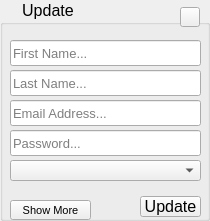
   <widget class="QGroupBox" name="updateForm">
    <property name="geometry">
     <rect>
      <x>270</x>
      <y>50</y>
      <width>210</width>
      <height>221</height>
     </rect>
    </property>
    <property name="font">
     <font>
      <pointsize>12</pointsize>
      <fontweight>Thin</fontweight>
     </font>
    </property>
    <property name="layoutDirection">
     <enum>Qt::LayoutDirection::LeftToRight</enum>
    </property>
    <property name="styleSheet">
     <string notr="true"/>
    </property>
    <property name="title">
     <string>     Update </string>
    </property>
    <widget class="QLineEdit" name="firstNameInsert_2">
     <property name="geometry">
      <rect>
       <x>10</x>
       <y>40</y>
       <width>191</width>
       <height>26</height>
      </rect>
     </property>
     <property name="font">
      <font>
       <pointsize>10</pointsize>
      </font>
     </property>
     <property name="styleSheet">
      <string notr="true"/>
     </property>
     <property name="placeholderText">
      <string>First Name...</string>
     </property>
    </widget>
    <widget class="QPushButton" name="Cancel_form_2">
     <property name="geometry">
      <rect>
       <x>180</x>
       <y>7</y>
       <width>20</width>
       <height>20</height>
      </rect>
     </property>
     <property name="cursor">
      <cursorShape>PointingHandCursor</cursorShape>
     </property>
     <property name="styleSheet">
      <string notr="true"/>
     </property>
     <property name="text">
      <string/>
     </property>
     <property name="icon">
      <iconset>
       <normaloff>../assets/Employees/Close.png</normaloff>../assets/Employees/Close.png</iconset>
     </property>
    </widget>
    <widget class="QPushButton" name="updateBtn">
     <property name="geometry">
      <rect>
       <x>140</x>
       <y>196</y>
       <width>61</width>
       <height>21</height>
      </rect>
     </property>
     <property name="cursor">
      <cursorShape>PointingHandCursor</cursorShape>
     </property>
     <property name="styleSheet">
      <string notr="true"/>
     </property>
     <property name="text">
      <string>Update</string>
     </property>
    </widget>
    <widget class="QLineEdit" name="lastNameInsert_2">
     <property name="geometry">
      <rect>
       <x>10</x>
       <y>70</y>
       <width>191</width>
       <height>26</height>
      </rect>
     </property>
     <property name="font">
      <font>
       <pointsize>10</pointsize>
      </font>
     </property>
     <property name="styleSheet">
      <string notr="true"/>
     </property>
     <property name="placeholderText">
      <string>Last Name...</string>
     </property>
    </widget>
    <widget class="QLineEdit" name="emailNameInsert_2">
     <property name="geometry">
      <rect>
       <x>10</x>
       <y>100</y>
       <width>191</width>
       <height>26</height>
      </rect>
     </property>
     <property name="font">
      <font>
       <pointsize>10</pointsize>
      </font>
     </property>
     <property name="styleSheet">
      <string notr="true"/>
     </property>
     <property name="placeholderText">
      <string>Email Address...</string>
     </property>
    </widget>
    <widget class="QLineEdit" name="passwordNameInsert_2">
     <property name="geometry">
      <rect>
       <x>10</x>
       <y>130</y>
       <width>191</width>
       <height>26</height>
      </rect>
     </property>
     <property name="font">
      <font>
       <pointsize>10</pointsize>
      </font>
     </property>
     <property name="styleSheet">
      <string notr="true"/>
     </property>
     <property name="placeholderText">
      <string>Password...</string>
     </property>
    </widget>
    <widget class="QComboBox" name="departmentInsert_2">
     <property name="geometry">
      <rect>
       <x>10</x>
       <y>160</y>
       <width>191</width>
       <height>21</height>
      </rect>
     </property>
     <property name="font">
      <font>
       <pointsize>10</pointsize>
      </font>
     </property>
     <property name="styleSheet">
      <string notr="true"/>
     </property>
     <property name="placeholderText">
      <string>Department ...</string>
     </property>
     <item>
      <property name="text">
       <string>Commercial</string>
      </property>
      <property name="icon">
       <iconset>
        <normaloff>../assets/global/icons8-salesman-50.png</normaloff>../assets/global/icons8-salesman-50.png</iconset>
      </property>
     </item>
     <item>
      <property name="text">
       <string>Shops</string>
      </property>
      <property name="icon">
       <iconset>
        <normaloff>../assets/global/icons8-shop-50.png</normaloff>../assets/global/icons8-shop-50.png</iconset>
      </property>
     </item>
     <item>
      <property name="text">
       <string>Partners</string>
      </property>
      <property name="icon">
       <iconset>
        <normaloff>../assets/global/icons8-handshake-50.png</normaloff>../assets/global/icons8-handshake-50.png</iconset>
      </property>
     </item>
     <item>
      <property name="text">
       <string>Events</string>
      </property>
      <property name="icon">
       <iconset>
        <normaloff>../assets/global/icons8-event-50.png</normaloff>../assets/global/icons8-event-50.png</iconset>
      </property>
     </item>
     <item>
      <property name="text">
       <string>Personals</string>
      </property>
      <property name="icon">
       <iconset>
        <normaloff>../assets/global/icons8-user-groups-48.png</normaloff>../assets/global/icons8-user-groups-48.png</iconset>
      </property>
     </item>
     <item>
      <property name="text">
       <string>Employees</string>
      </property>
      <property name="icon">
       <iconset>
        <normaloff>../assets/global/icons8-employees-24.png</normaloff>../assets/global/icons8-employees-24.png</iconset>
      </property>
     </item>
    </widget>
    <widget class="QLabel" name="label_11">
     <property name="geometry">
      <rect>
       <x>17</x>
       <y>45</y>
       <width>16</width>
       <height>16</height>
      </rect>
     </property>
     <property name="text">
      <string/>
     </property>
     <property name="pixmap">
      <pixmap>../assets/global/icons8-letters-30.png</pixmap>
     </property>
     <property name="scaledContents">
      <bool>true</bool>
     </property>
    </widget>
    <widget class="QLabel" name="label_12">
     <property name="geometry">
      <rect>
       <x>17</x>
       <y>75</y>
       <width>16</width>
       <height>16</height>
      </rect>
     </property>
     <property name="text">
      <string/>
     </property>
     <property name="pixmap">
      <pixmap>../assets/global/icons8-letters-30.png</pixmap>
     </property>
     <property name="scaledContents">
      <bool>true</bool>
     </property>
    </widget>
    <widget class="QLabel" name="label_13">
     <property name="geometry">
      <rect>
       <x>18</x>
       <y>105</y>
       <width>16</width>
       <height>16</height>
      </rect>
     </property>
     <property name="text">
      <string/>
     </property>
     <property name="pixmap">
      <pixmap>../assets/login imgs/icons8-email-50.png</pixmap>
     </property>
     <property name="scaledContents">
      <bool>true</bool>
     </property>
    </widget>
    <widget class="QLabel" name="label_14">
     <property name="geometry">
      <rect>
       <x>18</x>
       <y>135</y>
       <width>16</width>
       <height>16</height>
      </rect>
     </property>
     <property name="text">
      <string/>
     </property>
     <property name="pixmap">
      <pixmap>../assets/global/icons8-lock-24.png</pixmap>
     </property>
     <property name="scaledContents">
      <bool>true</bool>
     </property>
    </widget>
    <widget class="QPushButton" name="show_2">
     <property name="geometry">
      <rect>
       <x>10</x>
       <y>200</y>
       <width>81</width>
       <height>20</height>
      </rect>
     </property>
     <property name="font">
      <font>
       <pointsize>8</pointsize>
       <kerning>false</kerning>
      </font>
     </property>
     <property name="cursor">
      <cursorShape>PointingHandCursor</cursorShape>
     </property>
     <property name="text">
      <string>Show More</string>
     </property>
     <property name="icon">
      <iconset>
       <normaloff>../assets/Employees/icons8-right.png</normaloff>../assets/Employees/icons8-right.png</iconset>
     </property>
     <property name="iconSize">
      <size>
       <width>16</width>
       <height>16</height>
      </size>
     </property>
     <property name="checkable">
      <bool>true</bool>
     </property>
    </widget>
    <widget class="QLineEdit" name="jobInsert_2">
     <property name="geometry">
      <rect>
       <x>210</x>
       <y>40</y>
       <width>191</width>
       <height>26</height>
      </rect>
     </property>
     <property name="font">
      <font>
       <pointsize>10</pointsize>
      </font>
     </property>
     <property name="styleSheet">
      <string notr="true"/>
     </property>
     <property name="placeholderText">
      <string>Job Title...</string>
     </property>
    </widget>
    <widget class="QLabel" name="label_15">
     <property name="geometry">
      <rect>
       <x>217</x>
       <y>45</y>
       <width>16</width>
       <height>16</height>
      </rect>
     </property>
     <property name="text">
      <string/>
     </property>
     <property name="pixmap">
      <pixmap>../assets/Employees/icons8-job-50.png</pixmap>
     </property>
     <property name="scaledContents">
      <bool>true</bool>
     </property>
    </widget>
    <widget class="QLineEdit" name="salaryInsert_2">
     <property name="geometry">
      <rect>
       <x>210</x>
       <y>70</y>
       <width>191</width>
       <height>26</height>
      </rect>
     </property>
     <property name="font">
      <font>
       <pointsize>10</pointsize>
      </font>
     </property>
     <property name="styleSheet">
      <string notr="true"/>
     </property>
     <property name="placeholderText">
      <string>Salary...</string>
     </property>
    </widget>
    <widget class="QLabel" name="label_16">
     <property name="geometry">
      <rect>
       <x>217</x>
       <y>75</y>
       <width>16</width>
       <height>16</height>
      </rect>
     </property>
     <property name="text">
      <string/>
     </property>
     <property name="pixmap">
      <pixmap>../assets/Employees/icons8-money-32.png</pixmap>
     </property>
     <property name="scaledContents">
      <bool>true</bool>
     </property>
    </widget>
    <widget class="QDateEdit" name="birthdateInsert_2">
     <property name="geometry">
      <rect>
       <x>210</x>
       <y>160</y>
       <width>191</width>
       <height>21</height>
      </rect>
     </property>
     <property name="font">
      <font>
       <pointsize>10</pointsize>
      </font>
     </property>
    </widget>
    <widget class="QLineEdit" name="telInsert_2">
     <property name="geometry">
      <rect>
       <x>210</x>
       <y>100</y>
       <width>191</width>
       <height>26</height>
      </rect>
     </property>
     <property name="font">
      <font>
       <pointsize>10</pointsize>
      </font>
     </property>
     <property name="styleSheet">
      <string notr="true"/>
     </property>
     <property name="placeholderText">
      <string>(+216) XX XX XX XX</string>
     </property>
    </widget>
    <widget class="QLabel" name="label_17">
     <property name="geometry">
      <rect>
       <x>217</x>
       <y>105</y>
       <width>16</width>
       <height>16</height>
      </rect>
     </property>
     <property name="text">
      <string/>
     </property>
     <property name="pixmap">
      <pixmap>../assets/Employees/icons8-call-50.png</pixmap>
     </property>
     <property name="scaledContents">
      <bool>true</bool>
     </property>
    </widget>
    <widget class="QLineEdit" name="addressInsert_2">
     <property name="geometry">
      <rect>
       <x>210</x>
       <y>130</y>
       <width>191</width>
       <height>26</height>
      </rect>
     </property>
     <property name="font">
      <font>
       <pointsize>10</pointsize>
      </font>
     </property>
     <property name="styleSheet">
      <string notr="true"/>
     </property>
     <property name="placeholderText">
      <string>Address...</string>
     </property>
    </widget>
    <widget class="QLabel" name="label_18">
     <property name="geometry">
      <rect>
       <x>217</x>
       <y>135</y>
       <width>16</width>
       <height>16</height>
      </rect>
     </property>
     <property name="text">
      <string/>
     </property>
     <property name="pixmap">
      <pixmap>../assets/Employees/icons8-location-50.png</pixmap>
     </property>
     <property name="scaledContents">
      <bool>true</bool>
     </property>
    </widget>
    <widget class="QLabel" name="label_19">
     <property name="geometry">
      <rect>
       <x>217</x>
       <y>163</y>
       <width>16</width>
       <height>16</height>
      </rect>
     </property>
     <property name="text">
      <string/>
     </property>
     <property name="pixmap">
      <pixmap>../assets/Employees/icons8-birthday-16.png</pixmap>
     </property>
     <property name="scaledContents">
      <bool>true</bool>
     </property>
    </widget>
    <widget class="QLabel" name="label_20">
     <property name="geometry">
      <rect>
       <x>18</x>
       <y>163</y>
       <width>16</width>
       <height>16</height>
      </rect>
     </property>
     <property name="text">
      <string/>
     </property>
     <property name="pixmap">
      <pixmap>../assets/Employees/icons8-department-50.png</pixmap>
     </property>
     <property name="scaledContents">
      <bool>true</bool>
     </property>
    </widget>
    <widget class="QPushButton" name="profileImageInsert_2">
     <property name="geometry">
      <rect>
       <x>490</x>
       <y>90</y>
       <width>41</width>
       <height>41</height>
      </rect>
     </property>
     <property name="cursor">
      <cursorShape>PointingHandCursor</cursorShape>
     </property>
     <property name="text">
      <string/>
     </property>
     <property name="icon">
      <iconset>
       <normaloff>../assets/Employees/icons8-profile-image-78.png</normaloff>../assets/Employees/icons8-profile-image-78.png</iconset>
     </property>
     <property name="iconSize">
      <size>
       <width>500</width>
       <height>500</height>
      </size>
     </property>
    </widget>
    <widget class="QComboBox" name="statusUpdate">
     <property name="geometry">
      <rect>
       <x>410</x>
       <y>40</y>
       <width>191</width>
       <height>21</height>
      </rect>
     </property>
     <property name="font">
      <font>
       <pointsize>10</pointsize>
      </font>
     </property>
     <property name="styleSheet">
      <string notr="true"/>
     </property>
     <property name="placeholderText">
      <string>Status ...</string>
     </property>
     <item>
      <property name="text">
       <string>ACTIVE</string>
      </property>
      <property name="icon">
       <iconset>
        <normaloff>../assets/Employees/icons8-green-circle-48.png</normaloff>../assets/Employees/icons8-green-circle-48.png</iconset>
      </property>
     </item>
     <item>
      <property name="text">
       <string>INACTIVE</string>
      </property>
      <property name="icon">
       <iconset>
        <normaloff>../assets/Employees/icons8-yellow-circle-48.png</normaloff>../assets/Employees/icons8-yellow-circle-48.png</iconset>
      </property>
     </item>
     <item>
      <property name="text">
       <string>SUSPENDED</string>
      </property>
      <property name="icon">
       <iconset>
        <normaloff>../assets/Employees/icons8-red-48.png</normaloff>../assets/Employees/icons8-red-48.png</iconset>
      </property>
     </item>
    </widget>
    <widget class="QLabel" name="label_21">
     <property name="geometry">
      <rect>
       <x>416</x>
       <y>43</y>
       <width>16</width>
       <height>16</height>
      </rect>
     </property>
     <property name="text">
      <string/>
     </property>
     <property name="pixmap">
      <pixmap>../assets/Employees/icons8-connection-status-on-48.png</pixmap>
     </property>
     <property name="scaledContents">
      <bool>true</bool>
     </property>
    </widget>
    <zorder>firstNameInsert_2</zorder>
    <zorder>Cancel_form_2</zorder>
    <zorder>updateBtn</zorder>
    <zorder>lastNameInsert_2</zorder>
    <zorder>emailNameInsert_2</zorder>
    <zorder>passwordNameInsert_2</zorder>
    <zorder>departmentInsert_2</zorder>
    <zorder>label_11</zorder>
    <zorder>label_12</zorder>
    <zorder>label_13</zorder>
    <zorder>label_14</zorder>
    <zorder>jobInsert_2</zorder>
    <zorder>label_15</zorder>
    <zorder>salaryInsert_2</zorder>
    <zorder>label_16</zorder>
    <zorder>birthdateInsert_2</zorder>
    <zorder>telInsert_2</zorder>
    <zorder>label_17</zorder>
    <zorder>addressInsert_2</zorder>
    <zorder>label_18</zorder>
    <zorder>label_19</zorder>
    <zorder>label_20</zorder>
    <zorder>statusUpdate</zorder>
    <zorder>show_2</zorder>
    <zorder>label_21</zorder>
    <zorder>profileImageInsert_2</zorder>
   </widget>
